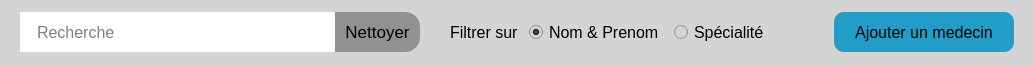
                     <widget class="QFrame" name="femme_2">
                      <property name="minimumSize">
                       <size>
                        <width>0</width>
                        <height>65</height>
                       </size>
                      </property>
                      <property name="maximumSize">
                       <size>
                        <width>16777215</width>
                        <height>50</height>
                       </size>
                      </property>
                      <property name="styleSheet">
                       <string notr="true">background-color: rgb(212, 212, 212);</string>
                      </property>
                      <property name="frameShape">
                       <enum>QFrame::NoFrame</enum>
                      </property>
                      <property name="frameShadow">
                       <enum>QFrame::Raised</enum>
                      </property>
                      <property name="lineWidth">
                       <number>0</number>
                      </property>
                      <layout class="QHBoxLayout" name="horizontalLayout_15">
                       <property name="spacing">
                        <number>0</number>
                       </property>
                       <property name="leftMargin">
                        <number>20</number>
                       </property>
                       <property name="topMargin">
                        <number>0</number>
                       </property>
                       <property name="rightMargin">
                        <number>20</number>
                       </property>
                       <property name="bottomMargin">
                        <number>0</number>
                       </property>
                       <item>
                        <widget class="QFrame" name="frame_18">
                         <property name="minimumSize">
                          <size>
                           <width>550</width>
                           <height>0</height>
                          </size>
                         </property>
                         <property name="frameShape">
                          <enum>QFrame::NoFrame</enum>
                         </property>
                         <property name="frameShadow">
                          <enum>QFrame::Raised</enum>
                         </property>
                         <property name="lineWidth">
                          <number>0</number>
                         </property>
                         <layout class="QHBoxLayout" name="horizontalLayout_16">
                          <property name="spacing">
                           <number>30</number>
                          </property>
                          <property name="leftMargin">
                           <number>0</number>
                          </property>
                          <property name="topMargin">
                           <number>0</number>
                          </property>
                          <property name="rightMargin">
                           <number>0</number>
                          </property>
                          <property name="bottomMargin">
                           <number>0</number>
                          </property>
                          <item>
                           <widget class="QFrame" name="frame_19">
                            <property name="minimumSize">
                             <size>
                              <width>400</width>
                              <height>0</height>
                             </size>
                            </property>
                            <property name="frameShape">
                             <enum>QFrame::NoFrame</enum>
                            </property>
                            <property name="frameShadow">
                             <enum>QFrame::Raised</enum>
                            </property>
                            <property name="lineWidth">
                             <number>0</number>
                            </property>
                            <layout class="QHBoxLayout" name="horizontalLayout_17">
                             <property name="spacing">
                              <number>0</number>
                             </property>
                             <property name="leftMargin">
                              <number>0</number>
                             </property>
                             <property name="topMargin">
                              <number>0</number>
                             </property>
                             <property name="rightMargin">
                              <number>0</number>
                             </property>
                             <property name="bottomMargin">
                              <number>0</number>
                             </property>
                             <item>
                              <widget class="QLineEdit" name="L_rechercherMedecin">
                               <property name="minimumSize">
                                <size>
                                 <width>0</width>
                                 <height>40</height>
                                </size>
                               </property>
                               <property name="font">
                                <font>
                                 <pointsize>12</pointsize>
                                </font>
                               </property>
                               <property name="styleSheet">
                                <string notr="true">background-color: rgb(255, 255, 255);
padding-left: 15px</string>
                               </property>
                               <property name="frame">
                                <bool>false</bool>
                               </property>
                               <property name="placeholderText">
                                <string>Recherche</string>
                               </property>
                              </widget>
                             </item>
                             <item>
                              <widget class="QPushButton" name="btn_nettoyer">
                               <property name="minimumSize">
                                <size>
                                 <width>85</width>
                                 <height>40</height>
                                </size>
                               </property>
                               <property name="font">
                                <font>
                                 <pointsize>13</pointsize>
                                </font>
                               </property>
                               <property name="styleSheet">
                                <string notr="true">background-color: rgb(145, 145, 145);
border-top-right-radius: 15px;
border-bottom-right-radius: 15px;
border: none;</string>
                               </property>
                               <property name="text">
                                <string>Nettoyer</string>
                               </property>
                               <property name="flat">
                                <bool>false</bool>
                               </property>
                              </widget>
                             </item>
                            </layout>
                           </widget>
                          </item>
                          <item>
                           <widget class="QFrame" name="frame_20">
                            <property name="frameShape">
                             <enum>QFrame::NoFrame</enum>
                            </property>
                            <property name="frameShadow">
                             <enum>QFrame::Raised</enum>
                            </property>
                            <layout class="QHBoxLayout" name="horizontalLayout_18">
                             <property name="spacing">
                              <number>10</number>
                             </property>
                             <property name="leftMargin">
                              <number>0</number>
                             </property>
                             <property name="topMargin">
                              <number>0</number>
                             </property>
                             <property name="rightMargin">
                              <number>0</number>
                             </property>
                             <property name="bottomMargin">
                              <number>0</number>
                             </property>
                             <item>
                              <widget class="QLabel" name="label_11">
                               <property name="font">
                                <font>
                                 <pointsize>12</pointsize>
                                </font>
                               </property>
                               <property name="text">
                                <string>Filtrer sur</string>
                               </property>
                              </widget>
                             </item>
                             <item>
                              <widget class="QRadioButton" name="R_nomM">
                               <property name="font">
                                <font>
                                 <pointsize>12</pointsize>
                                </font>
                               </property>
                               <property name="text">
                                <string>Nom &amp;&amp; Prenom</string>
                               </property>
                               <property name="checked">
                                <bool>true</bool>
                               </property>
                              </widget>
                             </item>
                             <item>
                              <widget class="QRadioButton" name="R_specialite">
                               <property name="font">
                                <font>
                                 <pointsize>12</pointsize>
                                </font>
                               </property>
                               <property name="text">
                                <string>Spécialité</string>
                               </property>
                              </widget>
                             </item>
                            </layout>
                           </widget>
                          </item>
                         </layout>
                        </widget>
                       </item>
                       <item>
                        <spacer name="horizontalSpacer_2">
                         <property name="orientation">
                          <enum>Qt::Horizontal</enum>
                         </property>
                         <property name="sizeHint" stdset="0">
                          <size>
                           <width>65</width>
                           <height>20</height>
                          </size>
                         </property>
                        </spacer>
                       </item>
                       <item>
                        <widget class="QPushButton" name="btnAjouterMedecin">
                         <property name="minimumSize">
                          <size>
                           <width>180</width>
                           <height>40</height>
                          </size>
                         </property>
                         <property name="font">
                          <font>
                           <pointsize>12</pointsize>
                          </font>
                         </property>
                         <property name="styleSheet">
                          <string notr="true">background-color: rgb(36, 156, 200);
color: rgb(0, 0, 0);
border: none;
border-radius: 10px;</string>
                         </property>
                         <property name="text">
                          <string>Ajouter un medecin</string>
                         </property>
                         <property name="icon">
                          <iconset resource="icon.qrc">
                           <normaloff>:/ICON/user-plus.svg</normaloff>:/ICON/user-plus.svg</iconset>
                         </property>
                         <property name="iconSize">
                          <size>
                           <width>25</width>
                           <height>25</height>
                          </size>
                         </property>
                        </widget>
                       </item>
                      </layout>
                     </widget>
